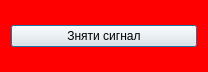
<?xml version="1.0" encoding="UTF-8"?>
<ui version="4.0">
 <class>DlgAlarm</class>
 <widget class="QDialog" name="DlgAlarm">
  <property name="geometry">
   <rect>
    <x>0</x>
    <y>0</y>
    <width>208</width>
    <height>72</height>
   </rect>
  </property>
  <property name="palette">
   <palette>
    <active>
     <colorrole role="Base">
      <brush brushstyle="SolidPattern">
       <color alpha="255">
        <red>255</red>
        <green>255</green>
        <blue>255</blue>
       </color>
      </brush>
     </colorrole>
     <colorrole role="Window">
      <brush brushstyle="SolidPattern">
       <color alpha="255">
        <red>255</red>
        <green>0</green>
        <blue>0</blue>
       </color>
      </brush>
     </colorrole>
    </active>
    <inactive>
     <colorrole role="Base">
      <brush brushstyle="SolidPattern">
       <color alpha="255">
        <red>255</red>
        <green>255</green>
        <blue>255</blue>
       </color>
      </brush>
     </colorrole>
     <colorrole role="Window">
      <brush brushstyle="SolidPattern">
       <color alpha="255">
        <red>255</red>
        <green>0</green>
        <blue>0</blue>
       </color>
      </brush>
     </colorrole>
    </inactive>
    <disabled>
     <colorrole role="Base">
      <brush brushstyle="SolidPattern">
       <color alpha="255">
        <red>255</red>
        <green>0</green>
        <blue>0</blue>
       </color>
      </brush>
     </colorrole>
     <colorrole role="Window">
      <brush brushstyle="SolidPattern">
       <color alpha="255">
        <red>255</red>
        <green>0</green>
        <blue>0</blue>
       </color>
      </brush>
     </colorrole>
    </disabled>
   </palette>
  </property>
  <property name="windowTitle">
   <string>Dialog</string>
  </property>
  <layout class="QVBoxLayout" name="verticalLayout">
   <item>
    <widget class="QPushButton" name="pushButton">
     <property name="text">
      <string>Зняти сигнал</string>
     </property>
    </widget>
   </item>
  </layout>
 </widget>
 <resources/>
 <connections>
  <connection>
   <sender>pushButton</sender>
   <signal>clicked()</signal>
   <receiver>DlgAlarm</receiver>
   <slot>close()</slot>
   <hints>
    <hint type="sourcelabel">
     <x>103</x>
     <y>35</y>
    </hint>
    <hint type="destinationlabel">
     <x>103</x>
     <y>35</y>
    </hint>
   </hints>
  </connection>
 </connections>
</ui>
